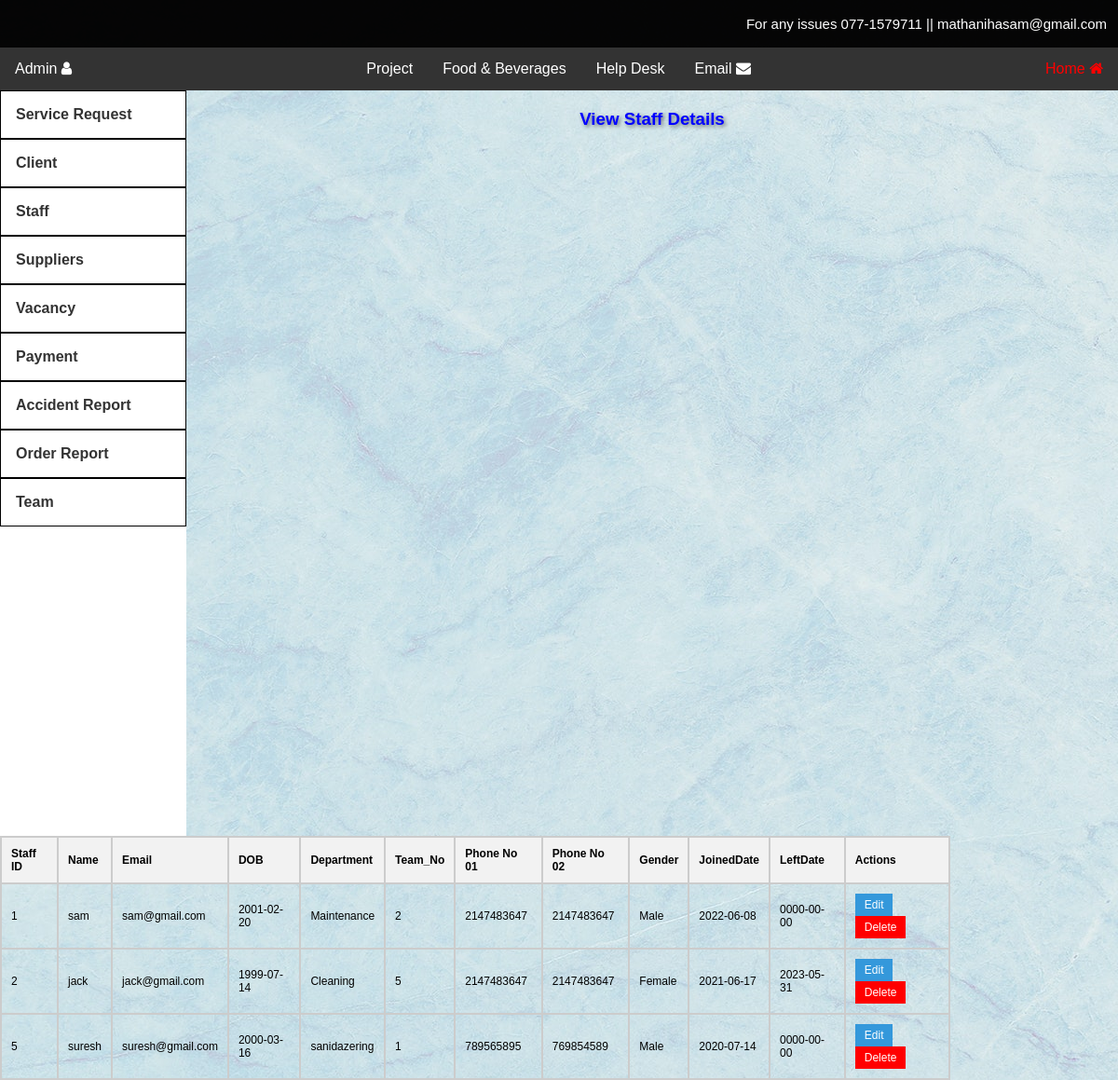
Page /adminDashStaffDetailsView.php on the committed database.
### tables this page shows
CREATE TABLE `staff` (
  `staff_ID` int(50) NOT NULL,
  `name` text NOT NULL,
  `email` varchar(50) DEFAULT NULL,
  `DOB` date NOT NULL,
  `Department` varchar(15) DEFAULT NULL,
  `Team_No` varchar(15) DEFAULT NULL,
  `PhoneNo1` int(15) NOT NULL,
  `PhoneNo2` int(15) NOT NULL,
  `Gender` text NOT NULL,
  `JoinedDate` date NOT NULL,
  `LeftDate` date DEFAULT NULL
);

### html/adminDashStaffDetailsView.php (the view, shortened to what this page needs)
<?php
@include 'config.php';
$select = "SELECT * FROM staff";
$result = mysqli_query($conn, $select);
$staffDetails = array();
if ($result) {
    while ($row = mysqli_fetch_assoc($result)) {
        $staffDetails[] = $row;
    }
}
?>
<!DOCTYPE html>
<html>
<head>
  <link rel="stylesheet" href="adminDashStyle.css">
     <link rel="stylesheet" href="https://cdnjs.cloudflare.com/ajax/libs/font-awesome/4.7.0/css/font-awesome.min.css">
</head>
<body >
  <div class="headerContantDetails">
    <p>For any issues  077-1579711 ||  mathanihasam@gmail.com</p>
  </div>
  <div class="topnav">
    <div class="left-nav">
      <div class="dropdown">
        <button class="dropbtn">Admin <i class="fa fa-user fa-1x" aria-hidden="true"></i></button>
      </div>
    </div>
    <div class="center-nav">
      <div class="dropdown">
        <button class="dropbtn">Project</button>
      </div>
      <a href="#">Food & Beverages </a>
      <a href="#">Help Desk</a>
      <a href="#">Email <i class="fa fa-envelope fa-1x" aria-hidden="true"></i></a>
    </div>
    <div class="right-nav">
      <a href="adminDash.html" class="selected">Home <i class="fa fa-home fa-1x" aria-hidden="true"></i></a>
    </div>
  </div>
   <div class="sidenav">
    <a href="AdminDashViewServiceRequest.php" id="box">Service Request</a>
    <div class="main-topic">
      <a onclick="toggleSubnav(this);" href="#" id="box">Client</a>
    </div>
    <div class="main-topic">
      <a onclick="toggleSubnav(this);" href="#" id="box">Staff</a>
    </div>
    <div class="main-topic">
      <a onclick="toggleSubnav(this);" href="#" id="box">Suppliers</a>
    </div>
    <div class="main-topic">
      <a onclick="toggleSubnav(this);" href="#" id="box">Vacancy</a>
    </div>
    <div class="main-topic">
      <a onclick="toggleSubnav(this);" href="#" id="box">Payment</a>
    </div>
    <a href="adminDashAccidentReportViewDelete.php" id="box">Accident Report</a>
    <a href="adminDashOrderReportViewDelete.php" id="box">Order Report</a>
    <div class="main-topic">
      <a onclick="toggleSubnav(this);" href="#" id="box">Team</a>
    </div>
  </div>
 <div class="main" >
    <div class="mainarea">
    <form action="#" method="POST">
    <h3> View Staff Details </h3>
    <table class="staff-table">
        <thead>
            <tr>
                <th>Staff ID</th>
                <th>Name</th>
                <th>Email</th>
                <th>DOB</th>
                <th>Department</th>
                <th>Team_No</th>
                <th>Phone No 01</th>
                <th>Phone No 02</th>
                <th>Gender</th>
                <th>JoinedDate</th>
                <th>LeftDate</th>
                <th>Actions</th>
            </tr>
        </thead>
        <tbody>
            <?php foreach ($staffDetails as $staff): ?>
                <tr>
                    <td><?php echo isset($staff['staff_ID']) ? $staff['staff_ID'] : 'N/A'; ?></td>
                    <td><?php echo isset($staff['name']) ? $staff['name'] : 'N/A'; ?></td>
                    <td><?php echo isset($staff['email']) ? $staff['email'] : 'N/A'; ?></td>
                    <td><?php echo isset($staff['DOB']) ? $staff['DOB'] : 'N/A'; ?></td>
                    <td><?php echo isset($staff['Department']) ? $staff['Department'] : 'N/A'; ?></td>
                    <td><?php echo isset($staff['Team_No']) ? $staff['Team_No'] : 'N/A'; ?></td>
                    <td><?php echo isset($staff['PhoneNo1']) ? $staff['PhoneNo1'] : 'N/A'; ?></td>
                    <td><?php echo isset($staff['PhoneNo2']) ? $staff['PhoneNo2'] : 'N/A'; ?></td>
                    <td><?php echo isset($staff['Gender']) ? $staff['Gender'] : 'N/A'; ?></td>
                    <td><?php echo isset($staff['JoinedDate']) ? $staff['JoinedDate'] : 'N/A'; ?></td>
                    <td><?php echo isset($staff['LeftDate']) ? $staff['LeftDate'] : 'N/A'; ?></td>
                    <td>
                        <form action="#" method="POST">
                            <button type="submit" name="edit_staff" value="<?php echo $staff['staff_ID']; ?>">Edit</button>
                            <button type="submit" name="delete_staff" value="<?php echo $staff['staff_ID']; ?>" style="background-color: red; color: white;">Delete</button>
                        </form>
                    </td>
                </tr>
            <?php endforeach; ?>
        </tbody>
    </table>
</form>
    </div>
  </div>
</body>
</html>

### html/adminDashStyle.css (style rules this page uses)
body { background-image: url(./images/ClientdashBg.jpg);; font-family: Arial, sans-serif; margin: 0; padding: 0; }
.headerContantDetails { background-color: #000000f9; padding: 2px; }
.headerContantDetails p { color: #ffffff; font-size: 15px; text-align: right; cursor: pointer; margin-right: 10px; }
.topnav { background-color: #333; color: #ffffff; overflow: hidden; display: flex; justify-content: space-between; }
.topnav .left-nav, .topnav .center-nav, .topnav .right-nav { display: flex; }
.topnav a { color: #fff; text-align: center; padding: 14px 16px; text-decoration: none; }
.topnav .dropdown { overflow: hidden; }
.topnav .dropdown .dropbtn { font-size: 16px; border: none; outline: none; color: #fff; padding: 14px 16px; background-color: inherit; font-family: inherit; margin: 0; }
#box { border: 1.5px solid rgb(0, 0, 0); }
.sidenav { background-color: #ffffff; float: left; font-weight: bold; width: 200px; height: 100vh; }
.sidenav a { display: block; padding: 16px; text-decoration: none; color: #333; }
a.selected { color: rgb(255, 0, 0); }

### html/adminDashStaffDetailsView.php (style rules this page uses)
.mainarea h3 { text-align:center; color:blue; text-shadow: 2px 2px 4px rgba(0, 0, 0, 0.5); margin-top:20px; margin-bottom:10px; }
.staff-table { width: 85%; border-collapse: collapse; margin-top: 20px; }
.staff-table th, .staff-table td { margin-right:10px; padding: 10px; border: 2px solid #ccc; text-align: left; font-size: 12px; }
.staff-table th { background-color: #f2f2f2; }
.staff-table td button { padding: 5px 10px; background-color: #3498db; color: #fff; border: none; cursor: pointer; font-size: 12px; }

### rows in the picture
staff: staff_ID "1", name "sam", email "sam@gmail.com", DOB "2001-02-20", Department "Maintenance", Team_No "2", PhoneNo1 "2147483647", PhoneNo2 "2147483647", Gender "Male", JoinedDate "2022-06-08", LeftDate "0000-00-00"
staff: staff_ID "2", name "jack", email "jack@gmail.com", DOB "1999-07-14", Department "Cleaning", Team_No "5", PhoneNo1 "2147483647", PhoneNo2 "2147483647", Gender "Female", JoinedDate "2021-06-17", LeftDate "2023-05-31"
staff: staff_ID "5", name "suresh", email "suresh@gmail.com", DOB "2000-03-16", Department "sanidazering", Team_No "1", PhoneNo1 "789565895", PhoneNo2 "769854589", Gender "Male", JoinedDate "2020-07-14", LeftDate "0000-00-00"
